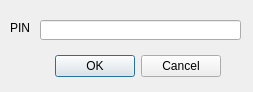
<?xml version="1.0" encoding="UTF-8"?>
<ui version="4.0">
 <class>setPIN</class>
 <widget class="QDialog" name="setPIN">
  <property name="geometry">
   <rect>
    <x>0</x>
    <y>0</y>
    <width>253</width>
    <height>92</height>
   </rect>
  </property>
  <property name="windowTitle">
   <string>PIN</string>
  </property>
  <widget class="QDialogButtonBox" name="buttonBox">
   <property name="geometry">
    <rect>
     <x>50</x>
     <y>50</y>
     <width>171</width>
     <height>32</height>
    </rect>
   </property>
   <property name="orientation">
    <enum>Qt::Horizontal</enum>
   </property>
   <property name="standardButtons">
    <set>QDialogButtonBox::Cancel|QDialogButtonBox::Ok</set>
   </property>
  </widget>
  <widget class="QLineEdit" name="lineEdit">
   <property name="geometry">
    <rect>
     <x>40</x>
     <y>20</y>
     <width>201</width>
     <height>20</height>
    </rect>
   </property>
  </widget>
  <widget class="QLabel" name="label">
   <property name="geometry">
    <rect>
     <x>10</x>
     <y>20</y>
     <width>31</width>
     <height>16</height>
    </rect>
   </property>
   <property name="text">
    <string>PIN</string>
   </property>
  </widget>
 </widget>
 <resources/>
 <connections>
  <connection>
   <sender>buttonBox</sender>
   <signal>accepted()</signal>
   <receiver>setPIN</receiver>
   <slot>accept()</slot>
   <hints>
    <hint type="sourcelabel">
     <x>248</x>
     <y>254</y>
    </hint>
    <hint type="destinationlabel">
     <x>157</x>
     <y>274</y>
    </hint>
   </hints>
  </connection>
  <connection>
   <sender>buttonBox</sender>
   <signal>rejected()</signal>
   <receiver>setPIN</receiver>
   <slot>reject()</slot>
   <hints>
    <hint type="sourcelabel">
     <x>316</x>
     <y>260</y>
    </hint>
    <hint type="destinationlabel">
     <x>286</x>
     <y>274</y>
    </hint>
   </hints>
  </connection>
 </connections>
</ui>
